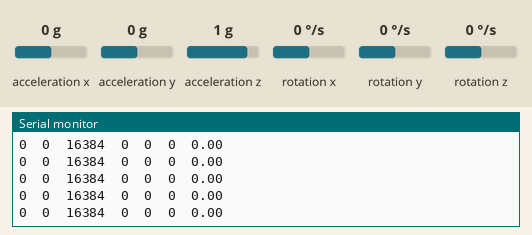
This sketch was run on a simulated Arduino Uno, built with avr-gcc and run on an emulated ATmega328P. On the bench: the last lines printed to the serial monitor. Wiring (inferred from the names in the program): MPU-6050 motion sensor at I2C address 0x68. The inputs (shaded band) are chosen by the test bench; at power-on: acceleration x 0 g, acceleration y 0 g, acceleration z 1 g, rotation x 0 °/s, rotation y 0 °/s, rotation z 0 °/s.

Above: at 1.3 s.
1.4 s: acceleration x set to -1.4 g
At 1.45 s:
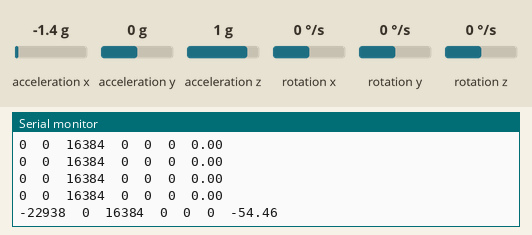
2.9 s: acceleration y set to -1.4 g
At 2.99 s:
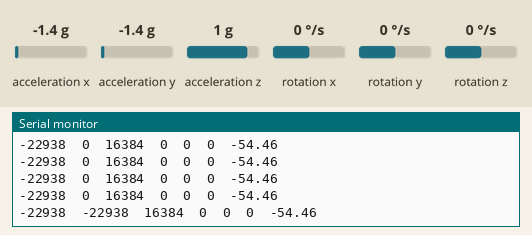
4.4 s: acceleration z set to -1.4 g
At 4.44 s:
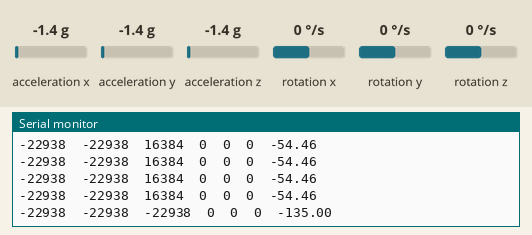
5.9 s: rotation x set to -192 °/s
At 5.99 s:
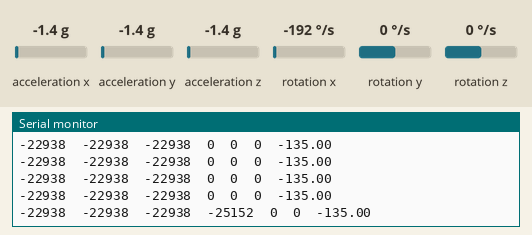
7.4 s: rotation y set to -192 °/s
At 7.44 s:
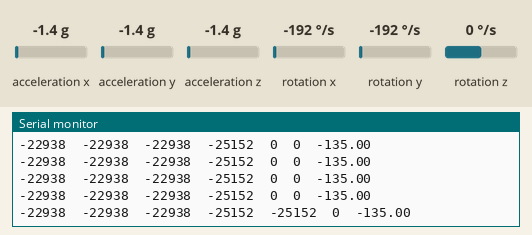

The sketch:

mpu6050-test.ino
```cpp
#include <Wire.h>
#include <math.h>

const uint8_t MPU_ADDR = 0x68;
const float GYRO_SCALE = 131.0;  // Default +/-250 deg/s range

int16_t readInt16() {
  uint8_t hi = Wire.read();
  uint8_t lo = Wire.read();
  return (int16_t)(((uint16_t)hi << 8) | lo);
}

bool readMPU(int16_t &ax, int16_t &ay, int16_t &az,
             int16_t &gx, int16_t &gy, int16_t &gz) {
  Wire.beginTransmission(MPU_ADDR);
  Wire.write(0x3B);

  if (Wire.endTransmission(false) != 0) return false;

  if (Wire.requestFrom(MPU_ADDR, (uint8_t)14, (uint8_t)true) != 14) {
    return false;
  }

  ax = readInt16();
  ay = readInt16();
  az = readInt16();
  readInt16();  // Temperature
  gx = readInt16();
  gy = readInt16();
  gz = readInt16();

  return true;
}

void setup() {
  Serial.begin(115200);
  Wire.begin();

  // Prevent an I2C bus hang on supported Arduino cores.
  #if defined(WIRE_HAS_TIMEOUT)
    Wire.setWireTimeout(3000, true);
  #endif

  Serial.println(F("\nMPU6050 Sensor Test"));

  // Check WHO_AM_I register (normally returns 0x68).
  Wire.beginTransmission(MPU_ADDR);
  Wire.write(0x75);

  if (Wire.endTransmission(false) != 0 ||
      Wire.requestFrom(MPU_ADDR, (uint8_t)1, (uint8_t)true) != 1) {
    Serial.println(F("ERROR: MPU6050 not detected at 0x68."));
    Serial.println(F("Check VCC, GND, SDA and SCL."));
    while (true) delay(100);
  }

  uint8_t identity = Wire.read();

  Serial.print(F("WHO_AM_I = 0x"));
  Serial.println(identity, HEX);

  if (identity != 0x68) {
    Serial.println(F("Unexpected identity. Check the sensor/module."));
  }

  // Wake the sensor.
  Wire.beginTransmission(MPU_ADDR);
  Wire.write(0x6B);
  Wire.write(0x00);

  if (Wire.endTransmission() != 0) {
    Serial.println(F("ERROR: Could not wake MPU6050."));
    while (true) delay(100);
  }

  // Configure the digital low-pass filter.
  Wire.beginTransmission(MPU_ADDR);
  Wire.write(0x1A);
  Wire.write(0x04);
  Wire.endTransmission();

  delay(100);

  Serial.println(F("Reading sensor. Keep robot still, then tilt it."));
  Serial.println(F("Accel X Y Z | Gyro X Y Z | Angle XZ"));
}

void loop() {
  int16_t ax, ay, az, gx, gy, gz;

  if (!readMPU(ax, ay, az, gx, gy, gz)) {
    Serial.println(F("ERROR: Failed to read sensor."));
    delay(500);
    return;
  }

  float angle = atan2((float)ax, (float)az) * RAD_TO_DEG;

  Serial.print(ax); Serial.print('\t');
  Serial.print(ay); Serial.print('\t');
  Serial.print(az); Serial.print('\t');

  Serial.print(gx); Serial.print('\t');
  Serial.print(gy); Serial.print('\t');
  Serial.print(gz); Serial.print('\t');

  Serial.println(angle, 2);

  delay(100);
}
```

Measured:
- after the input at 1.4 s, the serial monitor: prints a new line at once (image 1)
- after the input at 2.9 s, the serial monitor: prints a new line after 0.09 s (image 2)
- after the input at 4.4 s, the serial monitor: prints a new line at once (image 3)
- after the input at 5.9 s, the serial monitor: prints a new line after 0.09 s (image 4)
- after the input at 7.4 s, the serial monitor: prints a new line at once (image 5)
